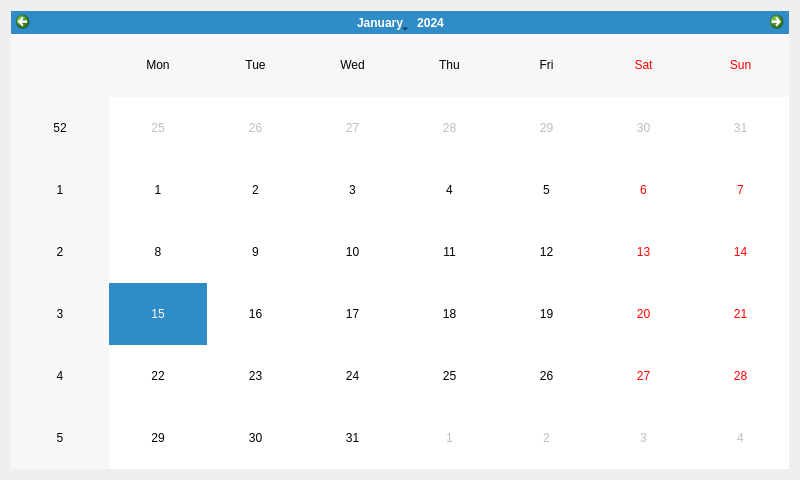
<?xml version="1.0" encoding="UTF-8"?>
<ui version="4.0">
 <class>MyCaledar</class>
 <widget class="QDialog" name="MyCaledar">
  <property name="geometry">
   <rect>
    <x>0</x>
    <y>0</y>
    <width>800</width>
    <height>480</height>
   </rect>
  </property>
  <property name="windowTitle">
   <string>Dialog</string>
  </property>
  <layout class="QVBoxLayout" name="verticalLayout">
   <item>
    <widget class="QCalendarWidget" name="calendarWidget"/>
   </item>
  </layout>
 </widget>
 <resources/>
 <connections/>
</ui>
